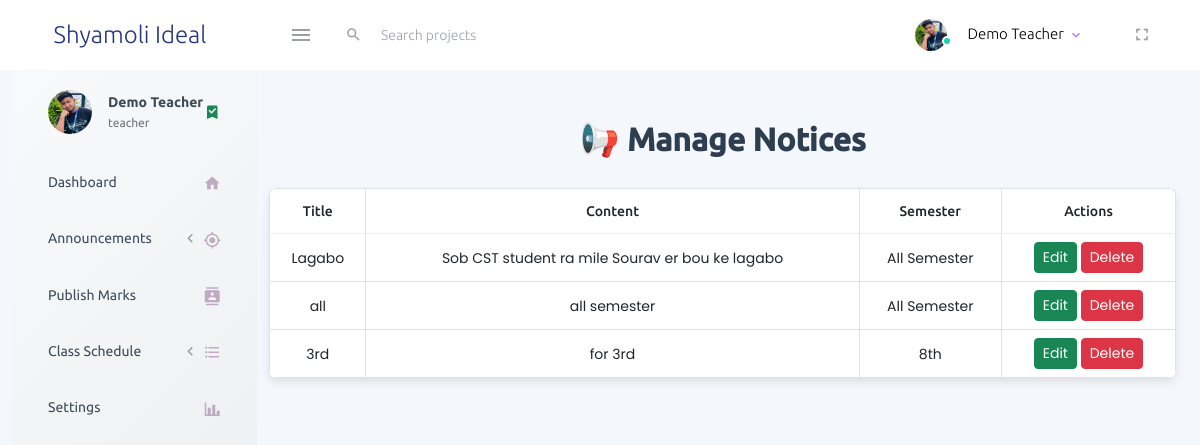
The app's page /teacher/manage_announcements.php (signed in) with its own data.
### tables this page shows
CREATE TABLE `notices` (
  `id` int(11) NOT NULL,
  `title` varchar(255) NOT NULL,
  `content` text NOT NULL,
  `created_at` timestamp NOT NULL DEFAULT current_timestamp(),
  `semester` enum('1st','2nd','3rd','4th','5th','6th','7th','8th','All Semester') NOT NULL DEFAULT 'All Semester'
);

### teacher/manage_announcements.php (the view, shortened to what this page needs)
<?php
require_once './partials/header.php';
include '../db/database.php';
require_once './partials/navbar.php';
require_once './partials/sidebar.php';
$sql = "SELECT * FROM notices ORDER BY created_at DESC";
$result = $conn->query($sql);
?>
<!DOCTYPE html>
<html lang="en">
<head>
    <link rel="stylesheet" href="https://cdn.jsdelivr.net/npm/bootstrap@5.3.0/dist/css/bootstrap.min.css">
</head>
<body>
    <div class="container">
        <h2>📢 Manage Notices</h2>
        <table class="table table-bordered">
            <thead>
                <tr>
                    <th>Title</th>
                    <th>Content</th>
                    <th>Semester</th>
                    <th>Actions</th>
                </tr>
            </thead>
            <tbody>
                <?php if ($result->num_rows > 0): ?>
                    <?php while ($notice = $result->fetch_assoc()): ?>
                        <tr>
                            <td><?php echo htmlspecialchars($notice['title']); ?></td>
                            <td><?php echo nl2br(htmlspecialchars($notice['content'])); ?></td>
                            <td><?php echo htmlspecialchars($notice['semester']); ?></td>
                            <td>
                                <button class="btn btn-success btn-sm" data-bs-toggle="modal" data-bs-target="#editModal"
                                    data-id="<?php echo $notice['id']; ?>"
                                    data-title="<?php echo htmlspecialchars($notice['title']); ?>"
                                    data-content="<?php echo htmlspecialchars($notice['content']); ?>"
                                    data-semester="<?php echo htmlspecialchars($notice['semester']); ?>">Edit</button>
                                <a href="manage_announcements.php?delete=<?php echo $notice['id']; ?>" class="btn btn-danger btn-sm">Delete</a>
                            </td>
                        </tr>
                    <?php endwhile; ?>
                <?php else: ?>
                    <tr>
                        <td colspan="4" class="text-center">No notices available</td>
                    </tr>
                <?php endif; ?>
            </tbody>
        </table>
    </div>
</body>
</html>

### teacher/manage_announcements.php (style rules this page uses)
body { background-color: #f4f7fc; font-family: 'Poppins', sans-serif; color: #333; }
h2 { color: #2c3e50; font-weight: 600; text-align: center; margin-bottom: 30px; }
.container { margin-top: 50px; }
.table { background-color: #ffffff; border-radius: 8px; overflow: hidden; box-shadow: 0px 4px 10px rgba(0, 0, 0, 0.1); }
.table thead { background-color: #1abc9c; color: #ffffff; }
.table thead th { padding: 15px; text-align: center; }
.table tbody tr { text-align: center; }
.btn-warning, .btn-danger { font-size: 0.9rem; }

### records on screen
notices: title "Lagabo", content "Sob CST student ra mile Sourav er bou ke lagabo", semester "All Semester"
notices: title "all", content "all semester", semester "All Semester"
notices: title "3rd", content "for 3rd", semester "8th"

### other values on screen
$_SESSION['name'] "Demo Teacher"
$_SESSION['user_type'] "teacher"
